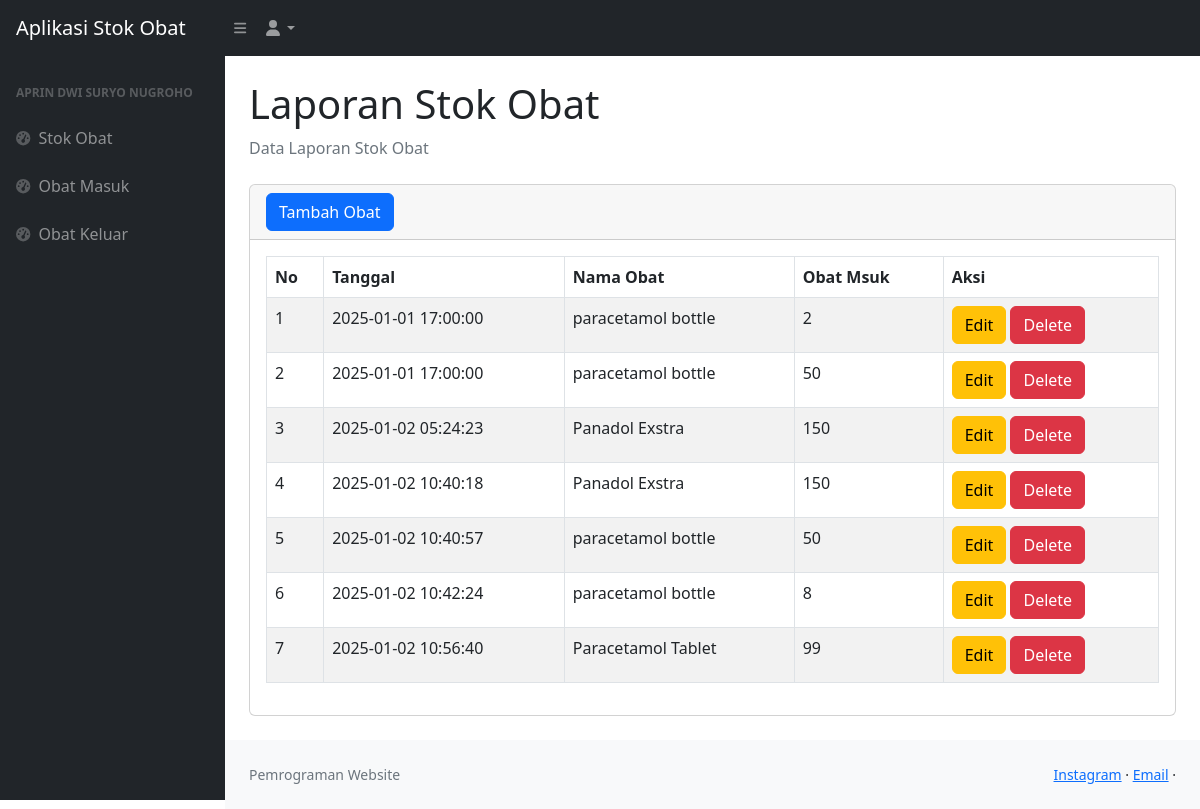
The page /obat_masuk.php (signed in) on the database its author committed.
### tables this page shows
CREATE TABLE `masuk` (
  `idmasuk` int(11) NOT NULL,
  `idbarang` int(11) NOT NULL,
  `tanggal` timestamp NOT NULL DEFAULT current_timestamp(),
  `keterangan` varchar(50) NOT NULL,
  `qty` int(11) NOT NULL
);

CREATE TABLE `stock` (
  `idbarang` int(11) NOT NULL,
  `namaobat` varchar(50) NOT NULL,
  `satuan` varchar(50) NOT NULL,
  `stock` int(255) NOT NULL
);

### obat_masuk.php (the view, shortened to what this page needs)
<?php
require 'function.php';
?>
<!DOCTYPE html>
<html lang="en">
    <head>
        <link href="https://cdn.jsdelivr.net/npm/simple-datatables@7.1.2/dist/style.min.css" rel="stylesheet" />
        <link href="css/styles.css" rel="stylesheet" />
    </head>
    <body class="sb-nav-fixed">
        <nav class="sb-topnav navbar navbar-expand navbar-dark bg-dark">
            <a class="navbar-brand ps-3" href="index.php">Aplikasi Stok Obat</a>
            <button class="btn btn-link btn-sm order-1 order-lg-0 me-4 me-lg-0" id="sidebarToggle" href="#!"><i class="fas fa-bars"></i></button>
            <ul class="navbar-nav ms-auto ms-md-0 me-3 me-lg-4">
                <li class="nav-item dropdown">
                    <a class="nav-link dropdown-toggle" id="navbarDropdown" href="#" role="button" data-bs-toggle="dropdown" aria-expanded="false"><i class="fas fa-user fa-fw"></i></a>
                </li>
            </ul>
        </nav>
        <div id="layoutSidenav">
            <div id="layoutSidenav_nav">
                <nav class="sb-sidenav accordion sb-sidenav-dark" id="sidenavAccordion">
                    <div class="sb-sidenav-menu">
                        <div class="nav">
                            <div class="sb-sidenav-menu-heading">Aprin Dwi Suryo Nugroho</div>
                            <a class="nav-link" href="index.php">
                                <div class="sb-nav-link-icon"><i class="fas fa-tachometer-alt"></i></div>
                                Stok Obat
                            </a>
                            <a class="nav-link" href="obat_masuk.php">
                                <div class="sb-nav-link-icon"><i class="fas fa-tachometer-alt"></i></div>
                                Obat Masuk
                            </a>
                            <a class="nav-link" href="obat_keluar.php">
                                <div class="sb-nav-link-icon"><i class="fas fa-tachometer-alt"></i></div>
                                Obat Keluar
                            </a>
                        </div>
                    </div>
                </nav>
            </div>
            <div id="layoutSidenav_content">
                <main>
                    <div class="container-fluid px-4">
                        <h1 class="mt-4">Laporan Stok Obat</h1>
                        <ol class="breadcrumb mb-4">
                            <li class="breadcrumb-item active">Data Laporan Stok Obat</li>
                        </ol>
                        <div class="card mb-4">
                            <div class="card-header">
                            <button type="button" class="btn btn-primary" data-bs-toggle="modal" data-bs-target="#myModal">
                                Tambah Obat
                            </button>
                            </div>
                            <div class="card-body">
                                <div class="table-responsive">
                                    <table id="datatablesSimple" class="table table-striped table-bordered" style="width: 100%;">
                                        <thead>
                                            <tr>
                                                <th>No</th>
                                                <th>Tanggal</th>
                                                <th>Nama Obat</th>
                                                <th>Obat Msuk</th>
                                                <th>Aksi</th>
                                            </tr>
                                        </thead>
                                        <tbody>
                                             <?php
                                                $ambilsemuadatastock = mysqli_query($conn, "SELECT m.idmasuk, m.tanggal, s.namaobat, m.qty, m.keterangan
                                                                                            FROM masuk m
                                                                                            JOIN stock s ON s.idbarang = m.idbarang");
                                                $i = 1;
                                                while ($data = mysqli_fetch_array($ambilsemuadatastock)) {
                                                    $idmasuk = $data['idmasuk'];
                                                    $tanggal = $data['tanggal'];
                                                    $namaobat = $data['namaobat'];
                                                    $qty = $data['qty'];
                                                ?>
                                                    <tr>
                                                        <td><?= $i++; ?></td>
                                                        <td><?= $tanggal; ?></td>
                                                        <td><?= $namaobat; ?></td>
                                                        <td><?= $qty; ?></td>
                                                        <td>
                                                            <button type="button" class="btn btn-warning" data-bs-toggle="modal" data-bs-target="#edit<?= $idmasuk; ?>">
                                                                Edit
                                                            </button>
                                                            <button type="button" class="btn btn-danger" data-bs-toggle="modal" data-bs-target="#delete<?= $idmasuk; ?>">
                                                                Delete
                                                            </button>
                                                        </td>
                                                    </tr>
                                                <?php
                                                };
                                                ?>
                                        </tbody>
                                    </table>
                                </div>
                            </div>
                        </div>
                    </div>
                </main>
                <footer class="py-4 bg-light mt-auto">
                    <div class="container-fluid px-4">
                        <div class="d-flex align-items-center justify-content-between small">
                        <div class="text-muted">Pemrograman Website</div>
                            <div>
                            <a href="https://www.instagram.com/aprin_dwi22" target="_blank">Instagram</a>
                            &middot;
                            <a href="mailto:aprindwi3@gmail.com">Email</a>
                            &middot;
                        </div>
                        </div>
                    </div>
                </footer>
            </div>
        </div>
    </body>

### rows shown on the page
masuk: tanggal "2025-01-01 17:00:00", idbarang.namaobat "paracetamol bottle", qty "2"
masuk: tanggal "2025-01-01 17:00:00", idbarang.namaobat "paracetamol bottle", qty "50"
masuk: tanggal "2025-01-02 05:24:23", idbarang.namaobat "Panadol Exstra", qty "150"
masuk: tanggal "2025-01-02 10:40:18", idbarang.namaobat "Panadol Exstra", qty "150"
masuk: tanggal "2025-01-02 10:40:57", idbarang.namaobat "paracetamol bottle", qty "50"
masuk: tanggal "2025-01-02 10:42:24", idbarang.namaobat "paracetamol bottle", qty "8"
masuk: tanggal "2025-01-02 10:56:40", idbarang.namaobat "Paracetamol Tablet", qty "99"
